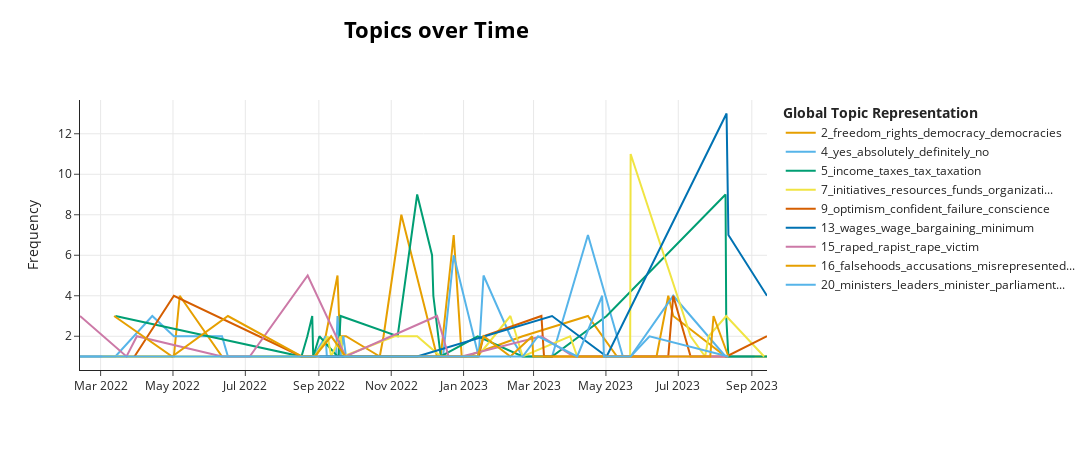

The code cell stored with this chart in its notebook:
### Markdown cell above
## Topics over time 

Make sure to use a limited number of unique timestamps (<100) as the c-TF-IDF representation will be calculated at each single unique timestamp. Having a large number of unique timestamps can take some time to be calculated. Moreover, there aren't many use-cased where you would like to see the difference in topic representations over more than 100 different timestamps.

### Code cell
topics_over_time = topic_model.topics_over_time(docs, timestamps)
topic_model.visualize_topics_over_time(topics_over_time=topics_over_time, topics=topics)

### Figure 1 — Plotly figure (JSON) as saved in the notebook; plotly's stock layout.template omitted (floating-point values rounded to 4 significant figures)
{"data": [{"hoverinfo": "text", "hovertext": ["<b>Topic 2</b><br>Words: difference, just, does, equivalent, rights", "<b>Topic 2</b><br>Words: mean, what, does, caring, violence", "<b>Topic 2</b><br>Words: conte, rights, unified, ownership, clock", "<b>Topic 2</b><br>Words: viva, impressive, he, manifest, commemorative", "<b>Topic 2</b><br>Words: liberal, rights, extremism, freedom, europeanism", "<b>Topic 2</b><br>Words: poverty, freedom, rights, democracies, democracy", "<b>Topic 2</b><br>Words: curious, exact, depend, depends, lying", "<b>Topic 2</b><br>Words: earth, country, religious, soul, away", "<b>Topic 2</b><br>Words: parry, temporal, freedom, rights, disobeying", "<b>Topic 2</b><br>Words: safety, freedom, security, minister, health", "<b>Topic 2</b><br>Words: adolescence, youthful, deviance, behaviors, violence", "<b>Topic 2</b><br>Words: gangs, mafia, crime, neighborhoods, streets", "<b>Topic 2</b><br>Words: cost, free, exclusive, exact, much", "<b>Topic 2</b><br>Words: ownership, owners, rights, restore, free", "<b>Topic 2</b><br>Words: kent, ramen, cooked, raw, seasoned", "<b>Topic 2</b><br>Words: rights, freedom, ownership, constitution, laws", "<b>Topic 2</b><br>Words: disabled, think, narcotic, freedom, the", "<b>Topic 2</b><br>Words: social, freedom, communication, rights, democracy", "<b>Topic 2</b><br>Words: viva, pride, freedom, greatness, celebrating", "<b>Topic 2</b><br>Words: constitution, republic, faithful, freedom, mandate", "<b>Topic 2</b><br>Words: freedom, rights, constitution, democracy, democracies", "<b>Topic 2</b><br>Words: freedom, democracies, repression, democracy, regimes", "<b>Topic 2</b><br>Words: liberation, freedom, democracy, rights, fought", "<b>Topic 2</b><br>Words: app, eighteen, manifest, youthful, adolescence", "<b>Topic 2</b><br>Words: freedom, rights, democracy, slave, free", "<b>Topic 2</b><br>Words: future, temporal, networks, denial, persistence", "<b>Topic 2</b><br>Words: different, equivalent, but, renunciations, knowledge", "<b>Topic 2</b><br>Words: free, freedom, risk, rights, isn", "<b>Topic 2</b><br>Words: studying, freedom, learn, study, decide", "<b>Topic 2</b><br>Words: constitution, article, laws, freedom, rights", "<b>Topic 2</b><br>Words: nation, country, regimes, parents, democracy", "<b>Topic 2</b><br>Words: country, loves, love, freedom, regimes", "<b>Topic 2</b><br>Words: governing, rights, reliable, credible, democracy", "<b>Topic 2</b><br>Words: philosopher, religious, beliefs, obscurantist, defend", "<b>Topic 2</b><br>Words: dignity, communists, democracies, democracy, freedom", "<b>Topic 2</b><br>Words: freedoms, freedom, religious, rights, constitution", "<b>Topic 2</b><br>Words: nobody, visibility, himself, obscurantist, respect", "<b>Topic 2</b><br>Words: mean, reasonably, now, solidity, youthful", "<b>Topic 2</b><br>Words: career, difficult, moment, fought, era", "<b>Topic 2</b><br>Words: meaning, mean, what, freedom, violence"], "marker": {"color": "#E69F00"}, "mode": "lines", "name": "2_freedom_rights_democracy_democracies", "type": "scatter", "x": ["2022-02-11T14:53:48", "2022-03-11T08:13:53", "2022-04-30T07:15:20", "2022-05-01T18:13:49", "2022-05-06T17:00:19", "2022-06-11T08:15:36", "2022-06-16T07:45:05", "2022-06-27T09:06:31", "2022-08-11T09:08:55", "2022-08-16T07:11:20", "2022-08-22T13:32:55", "2022-08-24T08:54:47", "2022-08-26T09:42:38", "2022-08-29T08:53:05", "2022-09-06T17:15:51", "2022-09-16T16:59:27", "2022-09-19T07:16:10", "2022-09-20T07:30:09", "2022-09-23T21:32:32", "2022-10-22T08:24:39", "2022-10-25T12:22:57", "2022-11-09T12:40:31", "2022-12-09T14:55:44", "2022-12-12T17:40:37", "2022-12-23T15:53:10", "2022-12-30T09:52:49", "2023-01-03T08:30:45", "2023-02-19T18:32:15", "2023-04-15T20:13:16", "2023-05-10T08:18:03", "2023-05-12T18:34:35", "2023-05-15T06:23:25", "2023-06-06T17:59:21", "2023-06-12T10:09:33", "2023-06-12T16:23:48", "2023-06-22T13:26:10", "2023-06-26T17:49:06", "2023-08-09T20:02:33", "2023-09-03T07:28:10", "2023-09-13T18:57:03"], "y": [1, 1, 1, 1, 4, 1, 1, 1, 1, 1, 1, 1, 1, 1, 2, 5, 1, 2, 2, 1, 2, 8, 1, 1, 7, 1, 1, 2, 3, 1, 1, 1, 1, 1, 1, 4, 3, 1, 1, 1]}, {"hoverinfo": "text", "hovertext": ["<b>Topic 4</b><br>Words: eh, all, um, much, okay", "<b>Topic 4</b><br>Words: no, anything, yes, ask, what", "<b>Topic 4</b><br>Words: clear, see, okay, so, again", "<b>Topic 4</b><br>Words: yes, no, probably, absolutely, definitely", "<b>Topic 4</b><br>Words: yes, no, absolutely, anyway, not", "<b>Topic 4</b><br>Words: yes, wait, no, , ", "<b>Topic 4</b><br>Words: rightly, right, so, definitely, too", "<b>Topic 4</b><br>Words: , , , , ", "<b>Topic 4</b><br>Words: the, other, one, first, who", "<b>Topic 4</b><br>Words: better, worse, more, even, rightly", "<b>Topic 4</b><br>Words: as, so, um, , ", "<b>Topic 4</b><br>Words: more, yes, even, rightly, absolutely", "<b>Topic 4</b><br>Words: better, right, definitely, okay, probably", "<b>Topic 4</b><br>Words: first, your, you, the, one", "<b>Topic 4</b><br>Words: already, rightly, well, but, first", "<b>Topic 4</b><br>Words: not, otherwise, so, is, exactly", "<b>Topic 4</b><br>Words: exactly, but, not, so, because", "<b>Topic 4</b><br>Words: better, too, worse, as, more", "<b>Topic 4</b><br>Words: good, okay, well, um, ", "<b>Topic 4</b><br>Words: okay, good, well, that, ", "<b>Topic 4</b><br>Words: yes, absolutely, rightly, right, definitely", "<b>Topic 4</b><br>Words: is, can, are, not, probably", "<b>Topic 4</b><br>Words: probably, definitely, absolutely, might, because", "<b>Topic 4</b><br>Words: completely, so, exactly, as, but", "<b>Topic 4</b><br>Words: absolutely, not, definitely, no, otherwise", "<b>Topic 4</b><br>Words: yes, definitely, absolutely, no, worse", "<b>Topic 4</b><br>Words: no, yes, not, so, ", "<b>Topic 4</b><br>Words: exact, perfect, , , ", "<b>Topic 4</b><br>Words: mainly, and, understand, because, but", "<b>Topic 4</b><br>Words: result, question, yes, um, see", "<b>Topic 4</b><br>Words: , , , , ", "<b>Topic 4</b><br>Words: probably, definitely, absolutely, yes, think", "<b>Topic 4</b><br>Words: yes, absolutely, no, um, definitely", "<b>Topic 4</b><br>Words: no, yes, this, what, first", "<b>Topic 4</b><br>Words: prefered, better, to, eh, ", "<b>Topic 4</b><br>Words: okay, sorry, , , ", "<b>Topic 4</b><br>Words: must, said, say, too, this", "<b>Topic 4</b><br>Words: say, said, and, it, but", "<b>Topic 4</b><br>Words: mean, probably, ask, question, absolutely"], "marker": {"color": "#56B4E9"}, "mode": "lines", "name": "4_yes_absolutely_definitely_no", "type": "scatter", "x": ["2022-02-11T14:53:48", "2022-02-23T13:18:25", "2022-03-02T12:15:45", "2022-03-13T10:51:43", "2022-04-13T13:24:26", "2022-05-01T18:13:49", "2022-06-11T08:15:36", "2022-06-16T07:45:05", "2022-07-04T16:46:40", "2022-08-22T13:32:55", "2022-08-26T09:42:38", "2022-08-27T07:48:11", "2022-09-06T17:15:51", "2022-09-07T16:58:57", "2022-09-11T22:54:29", "2022-09-15T10:27:08", "2022-09-16T16:59:27", "2022-09-19T07:16:10", "2022-09-21T14:40:56", "2022-09-23T20:11:41", "2022-10-22T08:24:39", "2022-11-02T13:37:47", "2022-11-03T20:58:11", "2022-11-22T20:52:09", "2022-12-14T16:55:46", "2022-12-23T15:53:10", "2023-01-13T17:19:55", "2023-01-17T19:44:01", "2023-02-09T10:44:06", "2023-02-19T18:32:15", "2023-03-15T20:54:21", "2023-03-16T14:01:40", "2023-04-15T20:13:16", "2023-05-15T06:23:25", "2023-05-21T20:01:47", "2023-06-26T17:49:06", "2023-08-09T20:02:33", "2023-08-12T06:05:11", "2023-09-03T07:28:10"], "y": [1, 1, 1, 1, 3, 2, 2, 1, 1, 1, 1, 1, 2, 1, 1, 1, 3, 1, 2, 1, 1, 1, 1, 1, 1, 6, 1, 5, 2, 1, 1, 1, 7, 1, 1, 4, 1, 1, 1]}, {"hoverinfo": "text", "hovertext": ["<b>Topic 5</b><br>Words: taxation, taxes, tax, reform, cadastre", "<b>Topic 5</b><br>Words: income, failure, incomes, taxation, taxes", "<b>Topic 5</b><br>Words: taxation, tax, taxes, income, pay", "<b>Topic 5</b><br>Words: taxation, families, income, tax, taxes", "<b>Topic 5</b><br>Words: income, percentage, percent, euros, incomes", "<b>Topic 5</b><br>Words: income, citizenship, citizen, incomes, taxes", "<b>Topic 5</b><br>Words: nail, polish, putting, recommends, cash", "<b>Topic 5</b><br>Words: transfer, taxation, credits, tax, taxes", "<b>Topic 5</b><br>Words: incomes, income, poverty, taxation, taxes", "<b>Topic 5</b><br>Words: tax, taxes, taxation, revenue, pay", "<b>Topic 5</b><br>Words: tax, taxes, income, incomes, percent", "<b>Topic 5</b><br>Words: tax, taxes, revenue, cash, vat", "<b>Topic 5</b><br>Words: income, incomes, citizenship, salary, taxes", "<b>Topic 5</b><br>Words: incomes, income, limit, taxation, tax", "<b>Topic 5</b><br>Words: reimburses, taxation, tax, taxes, commuters", "<b>Topic 5</b><br>Words: deduct, taxes, tax, taxation, percent", "<b>Topic 5</b><br>Words: taxation, wages, labor, effective, taxes", "<b>Topic 5</b><br>Words: taxation, income, tax, incomes, taxes", "<b>Topic 5</b><br>Words: income, citizenship, earners, citizen, employment", "<b>Topic 5</b><br>Words: banking, taxation, tax, taxes, banks", "<b>Topic 5</b><br>Words: income, incomes, wages, eurostat, istat", "<b>Topic 5</b><br>Words: euros, income, incomes, salary, eurostat"], "marker": {"color": "#009E73"}, "mode": "lines", "name": "5_income_taxes_tax_taxation", "type": "scatter", "x": ["2022-03-13T10:51:43", "2022-08-17T07:37:47", "2022-08-22T07:07:41", "2022-08-26T09:42:38", "2022-08-27T05:31:16", "2022-09-01T11:00:10", "2022-09-16T16:59:27", "2022-09-17T13:22:40", "2022-09-19T07:16:10", "2022-11-06T09:54:18", "2022-11-22T20:52:09", "2022-12-05T10:17:50", "2022-12-06T12:12:07", "2022-12-12T17:40:37", "2023-01-12T21:15:08", "2023-02-19T18:32:15", "2023-03-16T14:01:40", "2023-05-01T13:52:39", "2023-08-09T20:02:33", "2023-08-10T09:22:06", "2023-08-12T06:05:11", "2023-09-13T18:57:03"], "y": [3, 1, 2, 3, 1, 2, 1, 1, 3, 2, 9, 6, 4, 1, 2, 1, 1, 3, 9, 3, 1, 1]}, {"hoverinfo": "text", "hovertext": ["<b>Topic 7</b><br>Words: nations, assistance, charity, farmers, provinces", "<b>Topic 7</b><br>Words: policies, resources, remuneration, interventions, initiatives", "<b>Topic 7</b><br>Words: farmers, agricultural, remuneration, protect, contracts", "<b>Topic 7</b><br>Words: billion, billions, million, resources, six", "<b>Topic 7</b><br>Words: animals, schools, initiatives, important, information", "<b>Topic 7</b><br>Words: economic, remuneration, finance, revenue, interventions", "<b>Topic 7</b><br>Words: charity, initiatives, world, organizations, support", "<b>Topic 7</b><br>Words: fund, funds, remuneration, economic, resources", "<b>Topic 7</b><br>Words: beneficiaries, fund, funds, usury, solidarity", "<b>Topic 7</b><br>Words: plans, initiatives, priorities, resources, plan", "<b>Topic 7</b><br>Words: resources, priorities, initiatives, profits, funds", "<b>Topic 7</b><br>Words: resources, contents, things, funds, allocated", "<b>Topic 7</b><br>Words: supply, companies, chain, chains, organizations", "<b>Topic 7</b><br>Words: competitiveness, production, supply, businesses, fiscal", "<b>Topic 7</b><br>Words: organizations, associations, initiatives, remuneration, companies", "<b>Topic 7</b><br>Words: healthcare, medical, interventions, initiatives, sector", "<b>Topic 7</b><br>Words: farmers, risks, territory, initiatives, impact", "<b>Topic 7</b><br>Words: organizing, supply, companies, chain, organizations", "<b>Topic 7</b><br>Words: industrial, strategy, policy, initiatives, competitiveness", "<b>Topic 7</b><br>Words: mistakes, economy, trend, strategy, societies", "<b>Topic 7</b><br>Words: funds, fund, allocate, resources, allocates", "<b>Topic 7</b><br>Words: initiatives, organizations, funds, fund, interventions", "<b>Topic 7</b><br>Words: initiatives, development, organizations, international, entrepreneurial", "<b>Topic 7</b><br>Words: initiatives, interventions, government, regions, prevention", "<b>Topic 7</b><br>Words: resources, mortgages, mortgage, finance, funds", "<b>Topic 7</b><br>Words: corridor, economic, rail, interconnected, initiatives"], "marker": {"color": "#F0E442"}, "mode": "lines", "name": "7_initiatives_resources_funds_organizati...", "type": "scatter", "x": ["2022-03-02T08:21:13", "2022-08-17T07:37:47", "2022-08-20T08:08:08", "2022-08-26T09:42:38", "2022-08-28T08:41:23", "2022-09-08T10:35:19", "2022-09-11T08:07:25", "2022-09-19T07:16:10", "2022-09-21T08:56:37", "2022-11-03T20:58:11", "2022-11-22T20:52:09", "2022-12-12T17:40:37", "2023-01-12T21:15:08", "2023-02-09T10:44:06", "2023-02-19T18:32:15", "2023-03-31T18:56:58", "2023-04-06T19:05:32", "2023-04-27T19:59:27", "2023-05-10T08:18:03", "2023-05-21T10:11:33", "2023-05-21T20:01:47", "2023-07-11T09:27:53", "2023-07-23T14:28:34", "2023-07-26T14:27:42", "2023-08-10T09:22:06", "2023-09-11T09:02:24"], "y": [1, 1, 1, 1, 1, 2, 1, 2, 1, 2, 2, 1, 1, 3, 1, 2, 1, 1, 1, 1, 11, 2, 1, 2, 3, 1]}, {"hoverinfo": "text", "hovertext": ["<b>Topic 9</b><br>Words: reality, because, why, simply, absurdity", "<b>Topic 9</b><br>Words: capable, limitation, strength, determination, merits", "<b>Topic 9</b><br>Words: reality, paradoxically, themselves, existence, people", "<b>Topic 9</b><br>Words: harassed, difficulty, difficult, helped, challenges", "<b>Topic 9</b><br>Words: afraid, intimidated, leave, behind, confident", "<b>Topic 9</b><br>Words: absurdity, paradoxically, because, today, reality", "<b>Topic 9</b><br>Words: women, limitation, determination, woman, intimidated", "<b>Topic 9</b><br>Words: substance, because, why, sense, content", "<b>Topic 9</b><br>Words: choice, chosen, because, decide, advantage", "<b>Topic 9</b><br>Words: because, european, market, why, advantage", "<b>Topic 9</b><br>Words: because, believe, difference, why, advantage", "<b>Topic 9</b><br>Words: reality, things, fact, existence, paradoxically", "<b>Topic 9</b><br>Words: destiny, challenges, test, failure, expects", "<b>Topic 9</b><br>Words: because, tracks, track, ask, cover", "<b>Topic 9</b><br>Words: failure, optimism, merits, confident, advantage", "<b>Topic 9</b><br>Words: because, track, tracks, break, why", "<b>Topic 9</b><br>Words: explain, simply, because, why, difference", "<b>Topic 9</b><br>Words: limits, limitation, decide, answer, thought", "<b>Topic 9</b><br>Words: addicted, immersed, realize, culture, conscience", "<b>Topic 9</b><br>Words: aware, only, realize, am, whether", "<b>Topic 9</b><br>Words: intimidated, aware, realize, confident, know", "<b>Topic 9</b><br>Words: reality, difficult, because, challenges, easy", "<b>Topic 9</b><br>Words: difficult, easy, less, simply, challenges", "<b>Topic 9</b><br>Words: cinderella, expects, optimism, almost, always", "<b>Topic 9</b><br>Words: easy, difficult, maybe, simply, because", "<b>Topic 9</b><br>Words: optimism, confident, conscience, strength, failure"], "marker": {"color": "#D55E00"}, "mode": "lines", "name": "9_optimism_confident_failure_conscience", "type": "scatter", "x": ["2022-03-29T13:21:15", "2022-05-01T18:13:49", "2022-08-17T07:37:47", "2022-08-29T08:53:05", "2022-09-01T11:00:10", "2022-09-08T10:35:19", "2022-09-11T08:07:25", "2022-09-16T16:59:27", "2022-11-22T20:52:09", "2022-12-05T10:17:50", "2022-12-23T11:40:32", "2023-01-11T18:59:22", "2023-01-13T17:19:55", "2023-01-17T19:44:01", "2023-03-07T14:49:45", "2023-03-09T19:13:12", "2023-03-16T14:01:40", "2023-04-15T20:13:16", "2023-05-30T12:56:53", "2023-06-22T13:26:10", "2023-06-26T17:49:06", "2023-07-11T09:27:53", "2023-07-26T14:27:42", "2023-07-30T16:24:12", "2023-08-10T16:45:43", "2023-09-13T18:57:03"], "y": [1, 4, 1, 1, 1, 1, 1, 1, 1, 1, 1, 1, 1, 2, 3, 1, 1, 1, 1, 1, 4, 1, 1, 1, 1, 2]}, {"hoverinfo": "text", "hovertext": ["<b>Topic 13</b><br>Words: poorer, richer, poor, wages, earn", "<b>Topic 13</b><br>Words: wages, wage, hire, less, earn", "<b>Topic 13</b><br>Words: bargaining, wages, wage, contractual, minimum", "<b>Topic 13</b><br>Words: choice, argue, living, wage, wages", "<b>Topic 13</b><br>Words: wages, wage, bargaining, minimum, workers", "<b>Topic 13</b><br>Words: wages, wage, bargaining, unions, proposal", "<b>Topic 13</b><br>Words: wages, wage, minimum, income, euro"], "marker": {"color": "#0072B2"}, "mode": "lines", "name": "13_wages_wage_bargaining_minimum", "type": "scatter", "x": ["2022-09-01T11:00:10", "2022-11-22T20:52:09", "2023-03-16T14:01:40", "2023-05-01T13:52:39", "2023-08-10T16:45:43", "2023-08-12T06:05:11", "2023-09-13T18:57:03"], "y": [1, 1, 3, 1, 13, 7, 4]}, {"hoverinfo": "text", "hovertext": ["<b>Topic 15</b><br>Words: alone, she, her, rape, raped", "<b>Topic 15</b><br>Words: ventilation, covid, contagion, schools, reduces", "<b>Topic 15</b><br>Words: raped, rape, rapist, rapes, cases", "<b>Topic 15</b><br>Words: normal, boy, child, taboo, happened", "<b>Topic 15</b><br>Words: shivers, letta, anxiety, tremble, it", "<b>Topic 15</b><br>Words: raped, rapist, rape, victim, condemned", "<b>Topic 15</b><br>Words: shoulders, swam, medium, wide, amazing", "<b>Topic 15</b><br>Words: hug, child, emotion, parents, suspenseful", "<b>Topic 15</b><br>Words: defend, family, parents, attacker, justice", "<b>Topic 15</b><br>Words: photo, photograph, where, video, china", "<b>Topic 15</b><br>Words: schillaci, covid, surge, report, savini", "<b>Topic 15</b><br>Words: taboo, happened, too, because, women", "<b>Topic 15</b><br>Words: wine, poems, literature, sung, painting", "<b>Topic 15</b><br>Words: happening, happen, happened, like, seen", "<b>Topic 15</b><br>Words: plays, throughout, most, year, happening", "<b>Topic 15</b><br>Words: anxiety, remember, asylum, shivers, controlled", "<b>Topic 15</b><br>Words: victims, nigerian, terrorists, haram, christians", "<b>Topic 15</b><br>Words: photograph, situation, photo, video, painting"], "marker": {"color": "#CC79A7"}, "mode": "lines", "name": "15_raped_rapist_rape_victim", "type": "scatter", "x": ["2022-02-11T14:53:48", "2022-03-22T19:50:37", "2022-03-31T13:27:11", "2022-06-11T08:15:36", "2022-07-04T16:46:40", "2022-08-22T13:32:55", "2022-09-23T10:52:45", "2022-12-09T14:55:44", "2022-12-19T09:03:15", "2022-12-23T11:40:32", "2022-12-30T09:52:49", "2023-03-07T14:49:45", "2023-04-03T18:17:10", "2023-04-27T19:59:27", "2023-05-15T06:23:25", "2023-06-21T05:49:53", "2023-06-22T13:26:10", "2023-08-10T16:45:43"], "y": [3, 1, 2, 1, 1, 5, 1, 3, 1, 1, 1, 2, 1, 1, 1, 1, 1, 1]}, {"hoverinfo": "text", "hovertext": ["<b>Topic 16</b><br>Words: journalism, book, embellished, sentence, wrote", "<b>Topic 16</b><br>Words: repression, dissent, mask, code, threats", "<b>Topic 16</b><br>Words: accusations, propaganda, nazis, stories, insults", "<b>Topic 16</b><br>Words: companies, invested, machinery, organizations, year", "<b>Topic 16</b><br>Words: interview, journalism, foreign, opposition, international", "<b>Topic 16</b><br>Words: journalism, news, falsehoods, misrepresented, conspiracy", "<b>Topic 16</b><br>Words: falsehoods, lie, lies, accusations, candidates", "<b>Topic 16</b><br>Words: falsehoods, saying, point, lie, lies", "<b>Topic 16</b><br>Words: conspiracy, theories, falsehoods, hoax, politics", "<b>Topic 16</b><br>Words: race, speculation, exhaling, candidates, president", "<b>Topic 16</b><br>Words: hoax, falsehoods, conspiracy, misrepresented, shipwrecked", "<b>Topic 16</b><br>Words: falsehoods, shipwrecked, misrepresented, accusations, perpetrators", "<b>Topic 16</b><br>Words: conscience, story, journalism, perpetrators, tell", "<b>Topic 16</b><br>Words: prejudice, news, journalism, story, tell", "<b>Topic 16</b><br>Words: mobilized, teams, arson, perpetrators, organizations", "<b>Topic 16</b><br>Words: jefferson, washington, president, hill, george", "<b>Topic 16</b><br>Words: dog, dc, washington, house, lie", "<b>Topic 16</b><br>Words: coverage, quantification, falsehoods, nor, neither"], "marker": {"color": "#E69F00"}, "mode": "lines", "name": "16_falsehoods_accusations_misrepresented...", "type": "scatter", "x": ["2022-03-12T08:40:33", "2022-04-30T07:15:20", "2022-06-16T07:45:05", "2022-08-17T13:04:55", "2022-08-28T13:15:50", "2022-09-11T08:07:25", "2022-09-23T10:52:45", "2023-01-12T21:15:08", "2023-01-17T19:44:01", "2023-02-09T10:44:06", "2023-02-27T20:12:23", "2023-02-28T17:17:52", "2023-03-04T19:29:39", "2023-03-07T14:49:45", "2023-07-26T14:27:42", "2023-07-27T22:44:53", "2023-07-30T16:24:12", "2023-08-12T06:05:11"], "y": [3, 1, 3, 1, 1, 2, 1, 1, 2, 1, 2, 1, 1, 1, 1, 1, 3, 1]}, {"hoverinfo": "text", "hovertext": ["<b>Topic 20</b><br>Words: berlusconi, salvini, concern, republican, allies", "<b>Topic 20</b><br>Words: minister, resignation, resigning, ministers, parliamentarians", "<b>Topic 20</b><br>Words: coalition, mattarella, presidents, delegation, leaders", "<b>Topic 20</b><br>Words: council, ministers, parliamentarians, minister, team", "<b>Topic 20</b><br>Words: meetings, dossiers, meeting, convened, subjects", "<b>Topic 20</b><br>Words: monitoring, periodically, maintenance, timescales, evaluation", "<b>Topic 20</b><br>Words: decree, ministers, council, delegation, memorandum", "<b>Topic 20</b><br>Words: mafia, police, actions, procedures, prison", "<b>Topic 20</b><br>Words: council, ministers, minister, delegation, parliamentarians", "<b>Topic 20</b><br>Words: resignation, ministers, republic, resigning, presidents", "<b>Topic 20</b><br>Words: ministers, council, personnel, minister, delegation", "<b>Topic 20</b><br>Words: delegation, leaders, parliamentarians, ministers, meeting", "<b>Topic 20</b><br>Words: memorandum, standing, united, ministers, governments", "<b>Topic 20</b><br>Words: ministers, council, delegation, minister, parliamentarians", "<b>Topic 20</b><br>Words: ministers, optimize, council, minister, measures", "<b>Topic 20</b><br>Words: dissent, minister, authoritarian, ministers, democratic", "<b>Topic 20</b><br>Words: availability, meeting, coverage, periodically, arrive"], "marker": {"color": "#56B4E9"}, "mode": "lines", "name": "20_ministers_leaders_minister_parliament...", "type": "scatter", "x": ["2022-02-11T14:53:48", "2022-03-31T13:27:11", "2022-10-21T09:09:45", "2022-11-02T13:37:47", "2022-11-03T20:58:11", "2022-12-19T19:45:51", "2023-01-12T21:15:08", "2023-01-31T20:04:40", "2023-02-19T18:32:15", "2023-03-04T19:29:39", "2023-04-06T19:05:32", "2023-04-27T19:59:27", "2023-04-29T07:37:37", "2023-05-17T10:11:27", "2023-05-21T20:01:47", "2023-06-06T17:59:21", "2023-08-12T06:05:11"], "y": [1, 1, 1, 1, 1, 1, 1, 1, 1, 2, 1, 4, 1, 1, 1, 2, 1]}], "layout": {"height": 450, "hoverlabel": {"bgcolor": "white", "font": {"family": "Rockwell", "size": 16}}, "legend": {"title": {"text": "<b>Global Topic Representation"}}, "title": {"font": {"color": "Black", "size": 22}, "text": "<b>Topics over Time</b>", "x": 0.4, "xanchor": "center", "y": 0.95, "yanchor": "top"}, "width": 1250, "xaxis": {"showgrid": true}, "yaxis": {"showgrid": true, "title": {"text": "Frequency"}}}}
